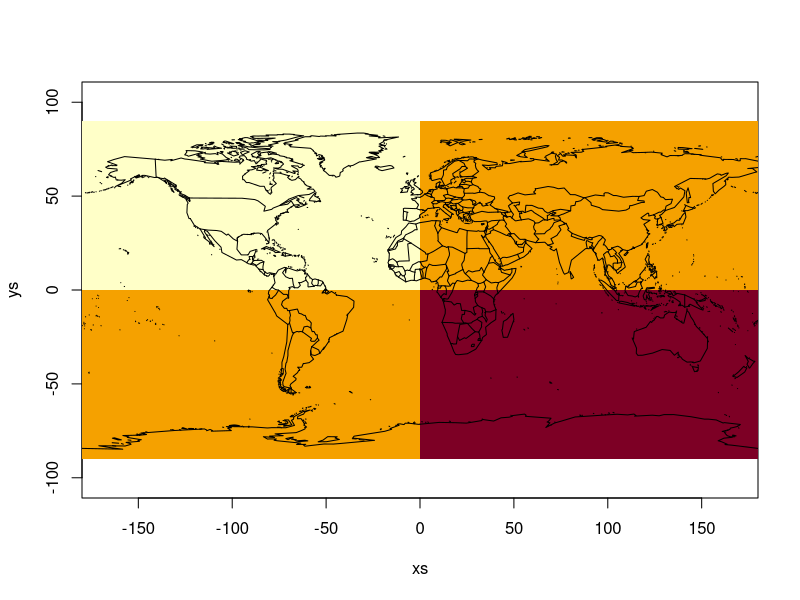
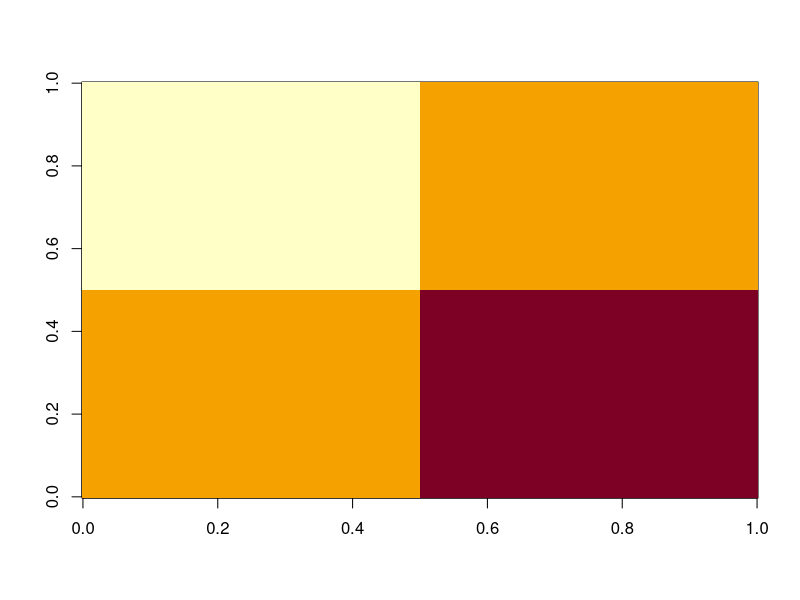
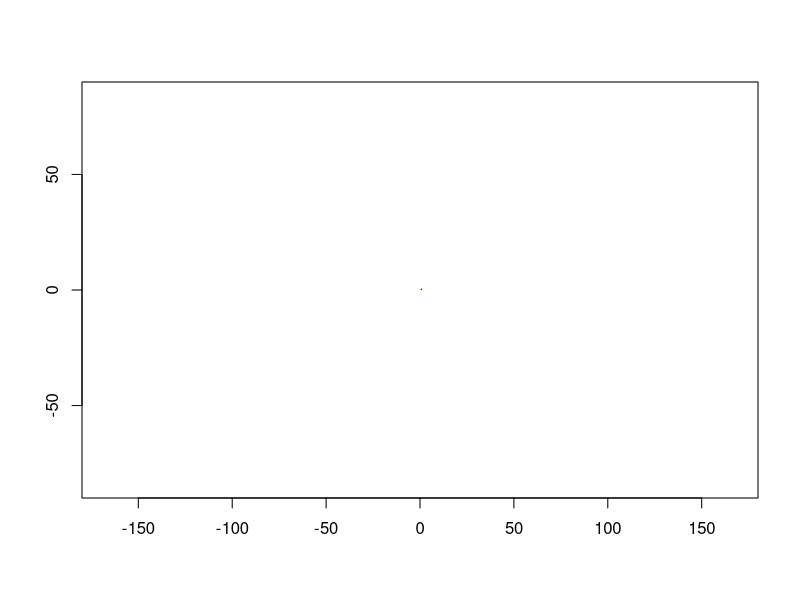
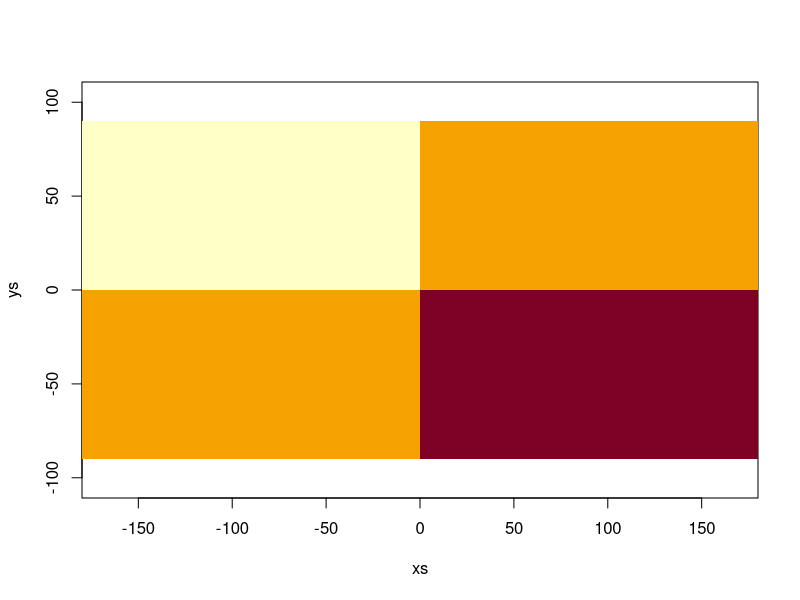
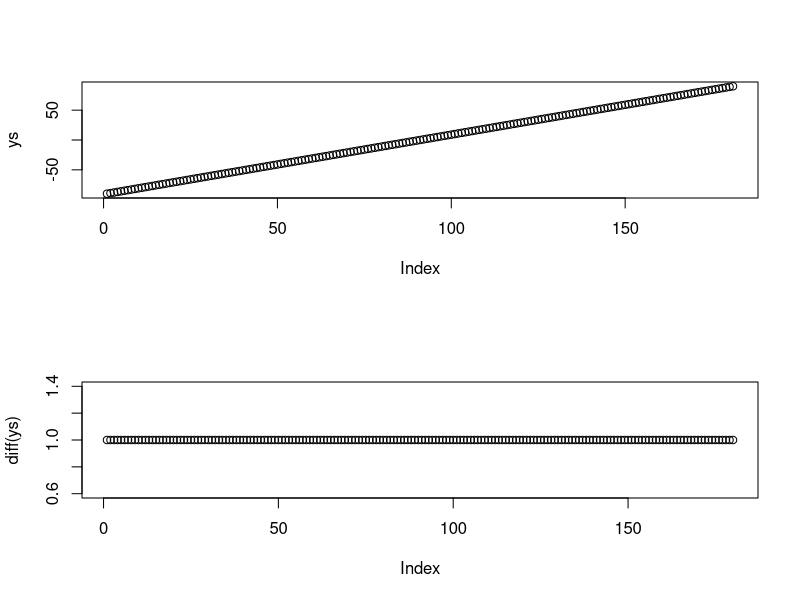

Generate these figures, in order, with R:
## ---- chunk 1
## define a grid in -180,180 -90,90 (360x180)
dm <- c(360, 180)
xlim <- c(-180, 180)
ylim <- c(-90, 90)

## create a grid
dat <- matrix(c(0, 1, -1, 0), 2L, 2L)[rep(1:2, each = 180), rep(1:2, each = 90)]
## we don't get much from this because 0,1 0,1
## and the world isn't 0,360 0,180 anyway (that would have been handy!)
#image(dat)


xs <- seq(xlim[1], xlim[2], length.out = dm[1] + 1)
ys <- seq(ylim[1], ylim[2], length.out = dm[2] + 1)
image(xs, ys, dat, asp = 1)
maps::map(add = TRUE)

## ---- chunk 2
image(dat)
## ---- chunk 3
image(dat, xlim = xlim, ylim = ylim)
## ---- chunk 4
image(x = xs, y = ys, z = dat, asp = 1)
## ---- chunk 5
op <- par(mfrow = c(2, 1))
plot(ys)
range(diff(ys))
plot(diff(ys))
